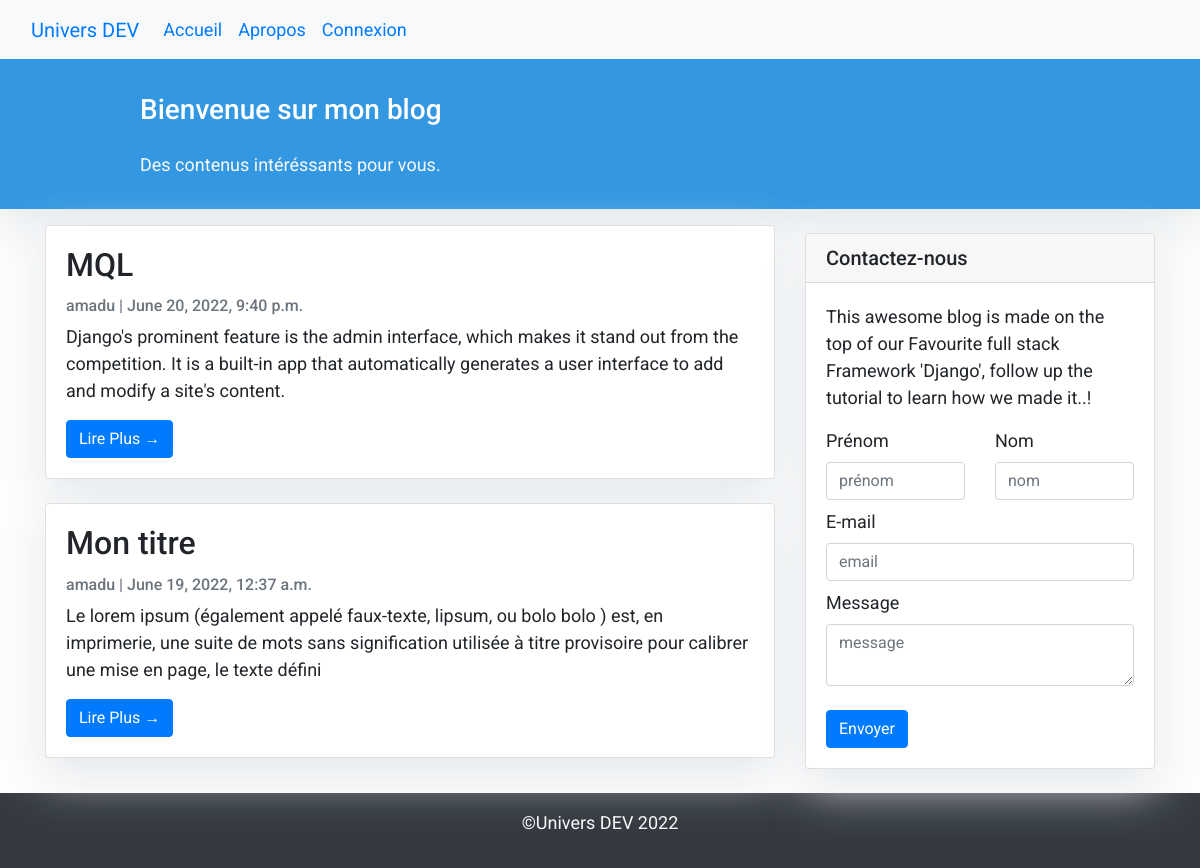
The page / on the database its author committed.
### blog/models.py (models this page shows, shortened)
class Post(models.Model):
    title = models.CharField(max_length=200, unique=True)
    slug = models.SlugField(max_length=200, unique=True)
    author = models.ForeignKey(User, on_delete= models.CASCADE,related_name='blog_posts')
    updated_on = models.DateTimeField(auto_now= True)
    content = models.TextField()
    created_on = models.DateTimeField(auto_now_add=True)
    status = models.IntegerField(choices=STATUS, default=0)
    class Meta:
        ordering = ['-created_on']

### blog/views.py (the view)
# urls.py: path('', views.PostList.as_view(), name='home'),
class PostList(generic.ListView):
    queryset = Post.objects.filter(status=1).order_by('-created_on')
    template_name = 'index.html'

### templates/index.html (shortened to what this page needs)
{% extends "base.html" %}
{% block content %}
<header class="masthead">
    <div class="container">
        <div class="row">
            <div class=" col-md-8 col-md-10 mx-auto">
                <div class="site-heading">
                    <h3 class=" site-heading my-4 mt-3 text-white"> Bienvenue sur mon blog </h3>
                    <p class="text-light">Des contenus intéréssants pour vous.
                    </p>
                </div>
            </div>
        </div>
    </div>
</header>
<div class="container">
    <div class="row">
        <div class="col-md-8 mt-3 left">
            {% for post in post_list %}
            <div class="card mb-4">
                <div class="card-body">
                    <h2 class="card-title">{{ post.title }}</h2>
                    <p class="card-text text-muted h6">{{ post.author }} | {{ post.created_on}} </p>
                    <p class="card-text">{{post.content|slice:":200" }}</p>
                    <a href="{% url 'post_detail' post.slug  %}" class="btn btn-primary">Lire Plus &rarr;</a>
                </div>
            </div>
            {% endfor %}
        </div>
        {% block sidebar %} {% include 'sidebar.html' %} {% endblock sidebar %}
    </div>
</div>
{%endblock%}

### templates/base.html (shortened to what this page needs)
<!DOCTYPE html>
<html>
    <head>
        <link rel="stylesheet" href="https://maxcdn.bootstrapcdn.com/bootstrap/4.0.0/css/bootstrap.min.css"
 />
    </head>
    <body>
        <nav class="navbar navbar-expand-lg bg-light">
            <div class="container-fluid">
              <a class="navbar-brand" href="{% url 'home' %}">Univers DEV</a>
              <div class="collapse navbar-collapse" id="navbarText">
                <ul class="navbar-nav me-auto mb-2 mb-lg-0">
                  <li class="nav-item">
                    <a class="nav-link active" aria-current="page"href="{% url 'home' %}">Accueil</a>
                  </li>
                  <li class="nav-item">
                    <a class="nav-link" href="#">Apropos</a>
                  </li>
                  <li class="nav-item">
                    <a class="nav-link" href="#">Connexion</a>
                  </li>
                </ul>
              </div>
            </div>
          </nav>
        {% block content %}{% endblock content %}
        <footer class="bg-dark p-3">
            <p class="copyright text-center text-light">&copy;Univers DEV 2022</p>
        </footer>
    </body>
</html>

### templates/sidebar.html (shortened to what this page needs)
{% block sidebar %}
<div class="col-md-4 float-right ">
<div class="card my-4">
        <h5 class="card-header">Contactez-nous</h5>
    <div class="card-body">
        <p class="card-text"> This awesome blog is made on the top of our Favourite full stack Framework 'Django', follow up the tutorial to learn how we made it..!</p>
        <form class="row g-3">
            <div class="col-md-6">
              <label for="inputEmail4" class="form-label">Prénom</label>
              <input type="email" class="form-control" id="inputEmail4" placeholder="prénom">
            </div>
            <div class="col-md-6">
              <label for="inputPassword4" class="form-label">Nom</label>
              <input type="password" class="form-control" id="inputPassword4" placeholder="nom">
            </div>
            <div class="col-12 mt-2">
              <label for="inputAddress" class="form-label">E-mail</label>
              <input type="text" class="form-control" id="inputAddress" placeholder="email">
            </div>
            <div class="col-12 mt-2">
                <label for="inputAddress" class="form-label">Message</label>
                <textarea class="form-control" aria-label="With textarea" placeholder="message"></textarea>
              </div>
            <div class="col-12 mt-4">
              <button type="submit" class="btn btn-primary">Envoyer</button>
            </div>
          </form>
    </div>
</div>
</div>
{% endblock sidebar %}

### templates/base.html (style rules this page uses)
body { font-family: "Roboto", sans-serif; font-size: 17px; background-color: #fdfdfd; }
.masthead { background: #3398E1; height: auto; padding-bottom: 15px; box-shadow: 0 16px 48px #E3E7EB; padding-top: 10px; }

### templates/index.html (style rules this page uses)
body { font-family: "Roboto", sans-serif; font-size: 18px; background-color: #fdfdfd; }
.card { box-shadow: 0 16px 48px #E3E7EB; }

### templates/sidebar.html (style rules this page uses)
.card { box-shadow: 0 16px 48px #E3E7EB; }

### rows shown on the page
Post: title "MQL", author "amadu", created_on "June 20, 2022, 9:40 p.m.", content "Django's prominent feature is the admin interface, which makes it stand out from the competition. It is a built-in app that automatically generates a user interface to add and modify a site's content."
Post: title "Mon titre", author "amadu", created_on "June 19, 2022, 12:37 a.m.", content "Le lorem ipsum (également appelé faux-texte, lipsum, ou bolo bolo ) est, en imprimerie, une suite de mots sans signification utilisée à titre provisoire pour calibrer une mise en page, le texte défini"
